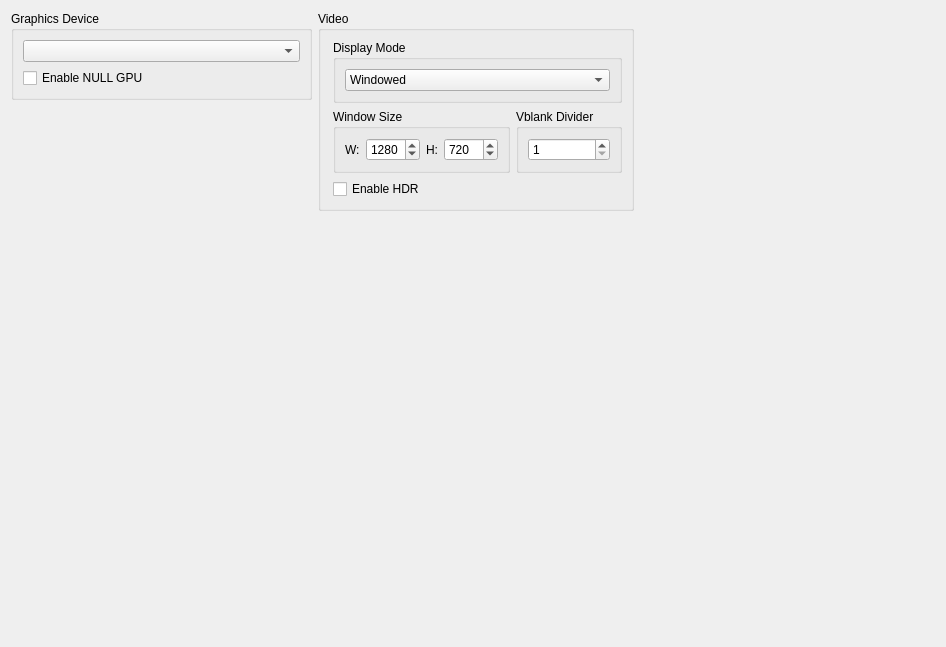
      <widget class="QWidget" name="graphicsTabLayout">
       <property name="geometry">
        <rect>
         <x>0</x>
         <y>0</y>
         <width>946</width>
         <height>647</height>
        </rect>
       </property>
       <layout class="QVBoxLayout" name="graphicsTabVLayout" stretch="0,0">
        <item>
         <layout class="QHBoxLayout" name="graphicsTabHLayout" stretch="1,1,1">
          <item>
           <layout class="QVBoxLayout" name="graphicsTabLayoutLeft">
            <item>
             <widget class="QGroupBox" name="graphicsAdapterGroupBox">
              <property name="title">
               <string>Graphics Device</string>
              </property>
              <layout class="QVBoxLayout" name="graphicsAdapterLayout">
               <item>
                <widget class="QComboBox" name="graphicsAdapterBox"/>
               </item>
               <item>
                <widget class="QCheckBox" name="nullGpuCheckBox">
                 <property name="text">
                  <string>Enable NULL GPU</string>
                 </property>
                </widget>
               </item>
              </layout>
             </widget>
            </item>
            <item>
             <widget class="QWidget" name="widgetgraphicsBottom" native="true">
              <layout class="QHBoxLayout" name="widgetgraphicsBottomHLayout">
               <property name="leftMargin">
                <number>0</number>
               </property>
               <property name="topMargin">
                <number>0</number>
               </property>
               <property name="rightMargin">
                <number>0</number>
               </property>
               <property name="bottomMargin">
                <number>0</number>
               </property>
               <item>
                <spacer name="verticalSpacer_2">
                 <property name="orientation">
                  <enum>Qt::Orientation::Vertical</enum>
                 </property>
                 <property name="sizeHint" stdset="0">
                  <size>
                   <width>20</width>
                   <height>40</height>
                  </size>
                 </property>
                </spacer>
               </item>
              </layout>
             </widget>
            </item>
           </layout>
          </item>
          <item>
           <layout class="QVBoxLayout" name="graphicsTabLayoutMiddle">
            <item>
             <widget class="QGroupBox" name="displayOptionsGroupBox">
              <property name="title">
               <string>Video</string>
              </property>
              <layout class="QVBoxLayout" name="layoutResolution">
               <property name="spacing">
                <number>6</number>
               </property>
               <property name="leftMargin">
                <number>12</number>
               </property>
               <item>
                <widget class="QGroupBox" name="displayModeGroupBox">
                 <property name="title">
                  <string>Display Mode</string>
                 </property>
                 <layout class="QVBoxLayout" name="displayModeLayout">
                  <item>
                   <widget class="QComboBox" name="displayModeComboBox">
                    <property name="sizePolicy">
                     <sizepolicy hsizetype="Expanding" vsizetype="Fixed">
                      <horstretch>0</horstretch>
                      <verstretch>0</verstretch>
                     </sizepolicy>
                    </property>
                    <item>
                     <property name="text">
                      <string>Windowed</string>
                     </property>
                    </item>
                    <item>
                     <property name="text">
                      <string>Fullscreen</string>
                     </property>
                    </item>
                    <item>
                     <property name="text">
                      <string>Fullscreen (Borderless)</string>
                     </property>
                    </item>
                   </widget>
                  </item>
                 </layout>
                </widget>
               </item>
               <item>
                <layout class="QHBoxLayout" name="windowSizeLayout">
                 <item>
                  <widget class="QGroupBox" name="windowSizeGroupBox">
                   <property name="title">
                    <string>Window Size</string>
                   </property>
                   <layout class="QHBoxLayout" name="resLayout">
                    <item>
                     <widget class="QLabel" name="widthLabel">
                      <property name="text">
                       <string>W:</string>
                      </property>
                     </widget>
                    </item>
                    <item>
                     <widget class="QSpinBox" name="widthSpinBox">
                      <property name="accelerated">
                       <bool>true</bool>
                      </property>
                      <property name="correctionMode">
                       <enum>QAbstractSpinBox::CorrectionMode::CorrectToNearestValue</enum>
                      </property>
                      <property name="keyboardTracking">
                       <bool>false</bool>
                      </property>
                      <property name="minimum">
                       <number>0</number>
                      </property>
                      <property name="maximum">
                       <number>9999</number>
                      </property>
                      <property name="value">
                       <number>1280</number>
                      </property>
                     </widget>
                    </item>
                    <item>
                     <widget class="QLabel" name="heightLabel">
                      <property name="text">
                       <string>H:</string>
                      </property>
                     </widget>
                    </item>
                    <item>
                     <widget class="QSpinBox" name="heightSpinBox">
                      <property name="frame">
                       <bool>true</bool>
                      </property>
                      <property name="accelerated">
                       <bool>true</bool>
                      </property>
                      <property name="correctionMode">
                       <enum>QAbstractSpinBox::CorrectionMode::CorrectToNearestValue</enum>
                      </property>
                      <property name="keyboardTracking">
                       <bool>false</bool>
                      </property>
                      <property name="minimum">
                       <number>0</number>
                      </property>
                      <property name="maximum">
                       <number>9999</number>
                      </property>
                      <property name="value">
                       <number>720</number>
                      </property>
                     </widget>
                    </item>
                   </layout>
                  </widget>
                 </item>
                 <item>
                  <widget class="QGroupBox" name="heightDivider">
                   <property name="title">
                    <string>Vblank Divider</string>
                   </property>
                   <layout class="QVBoxLayout" name="vblankLayout">
                    <item>
                     <widget class="QSpinBox" name="vblankSpinBox">
                      <property name="frame">
                       <bool>true</bool>
                      </property>
                      <property name="accelerated">
                       <bool>true</bool>
                      </property>
                      <property name="correctionMode">
                       <enum>QAbstractSpinBox::CorrectionMode::CorrectToNearestValue</enum>
                      </property>
                      <property name="keyboardTracking">
                       <bool>false</bool>
                      </property>
                      <property name="minimum">
                       <number>1</number>
                      </property>
                      <property name="maximum">
                       <number>9999</number>
                      </property>
                      <property name="value">
                       <number>1</number>
                      </property>
                     </widget>
                    </item>
                   </layout>
                  </widget>
                 </item>
                </layout>
               </item>
               <item>
                <widget class="QCheckBox" name="enableHDRCheckBox">
                 <property name="text">
                  <string>Enable HDR</string>
                 </property>
                </widget>
               </item>
              </layout>
             </widget>
            </item>
            <item>
             <spacer name="verticalSpacer">
              <property name="orientation">
               <enum>Qt::Orientation::Vertical</enum>
              </property>
              <property name="sizeHint" stdset="0">
               <size>
                <width>20</width>
                <height>40</height>
               </size>
              </property>
             </spacer>
            </item>
           </layout>
          </item>
          <item>
           <layout class="QVBoxLayout" name="graphicsTabLayoutRight">
            <property name="rightMargin">
             <number>12</number>
            </property>
            <property name="bottomMargin">
             <number>12</number>
            </property>
            <item>
             <spacer name="AdvancedSpacer">
              <property name="orientation">
               <enum>Qt::Orientation::Vertical</enum>
              </property>
              <property name="sizeHint" stdset="0">
               <size>
                <width>20</width>
                <height>40</height>
               </size>
              </property>
             </spacer>
            </item>
           </layout>
          </item>
         </layout>
        </item>
        <item>
         <spacer name="graphicSpacer">
          <property name="orientation">
           <enum>Qt::Orientation::Vertical</enum>
          </property>
          <property name="sizeHint" stdset="0">
           <size>
            <width>20</width>
            <height>40</height>
           </size>
          </property>
         </spacer>
        </item>
       </layout>
      </widget>
